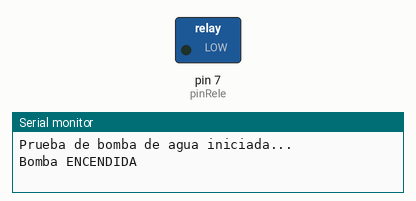
Recording of a sketch running on a simulated Arduino Uno, built with avr-gcc and run on an emulated ATmega328P. Shown: switched loads named in the sketch (green lamp = pin HIGH), the last lines printed to the serial monitor.

Above: at 2.5 s.
At 7.5 s:
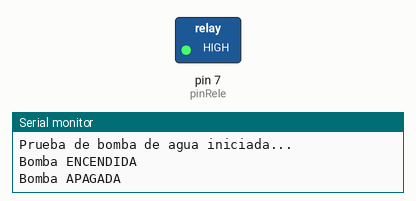
Timing chart, 0 to 13.0 s (numbered marks = the images above):
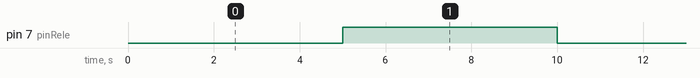

Measured:
- by itself, pin 7 (pinRele): alternates HIGH for 5.0 s and LOW for 5.0 s

The sketch:

prueba-bomba-agua2.ino
```cpp
// Prueba de mini bomba de agua 5V con módulo relé

const int pinRele = 7; // Pin de control del relé

void setup() {
  pinMode(pinRele, OUTPUT);
  digitalWrite(pinRele, HIGH); // Relé inactivo (dependiendo del módulo puede ser LOW)
  Serial.begin(9600);
  Serial.println("Prueba de bomba de agua iniciada...");
}

void loop() {
  // Encender la bomba por 5 segundos
  Serial.println("Bomba ENCENDIDA");
  digitalWrite(pinRele, LOW); // Activa el relé (puede variar según el módulo)
  delay(5000);

  // Apagar la bomba por 5 segundos
  Serial.println("Bomba APAGADA");
  digitalWrite(pinRele, HIGH); // Desactiva el relé
  delay(5000);
}
```
